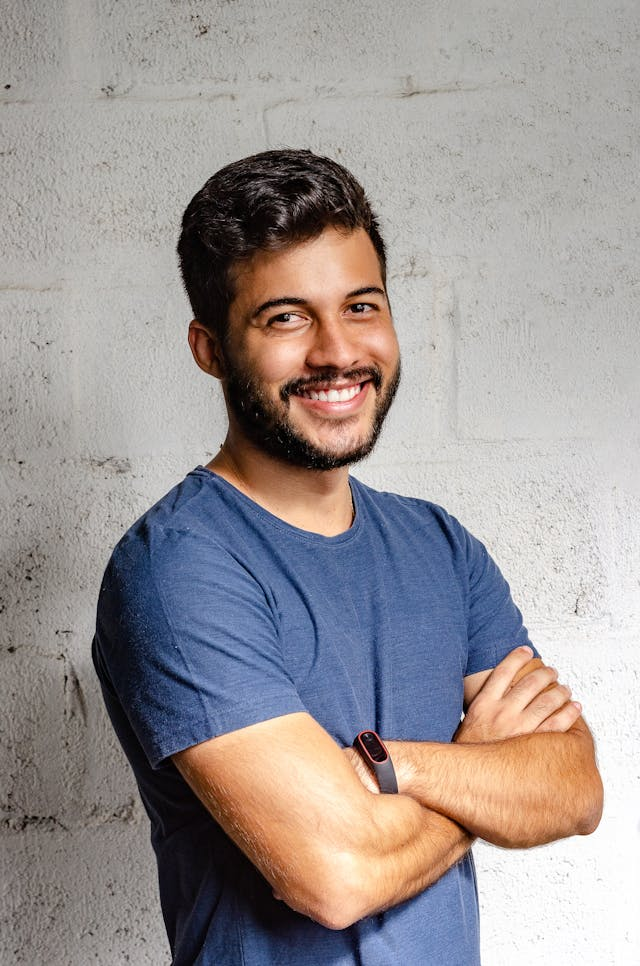
#> input picture image.jpg, 640 x 966 px
$ python -i app.py   (imports and definitions only)
#> lines starting #> are read from the running program, lines starting #| are printed output that depends on the picture
#> further down, picture is the input picture: shape (966, 640, 3); mean B, G, R 149.1, 149.7, 156.8
import cv2
import numpy as np
import streamlit as st
from io import BytesIO

def convert_to_sketch(img):
    gray_img = cv2.cvtColor(img, cv2.COLOR_BGR2GRAY)
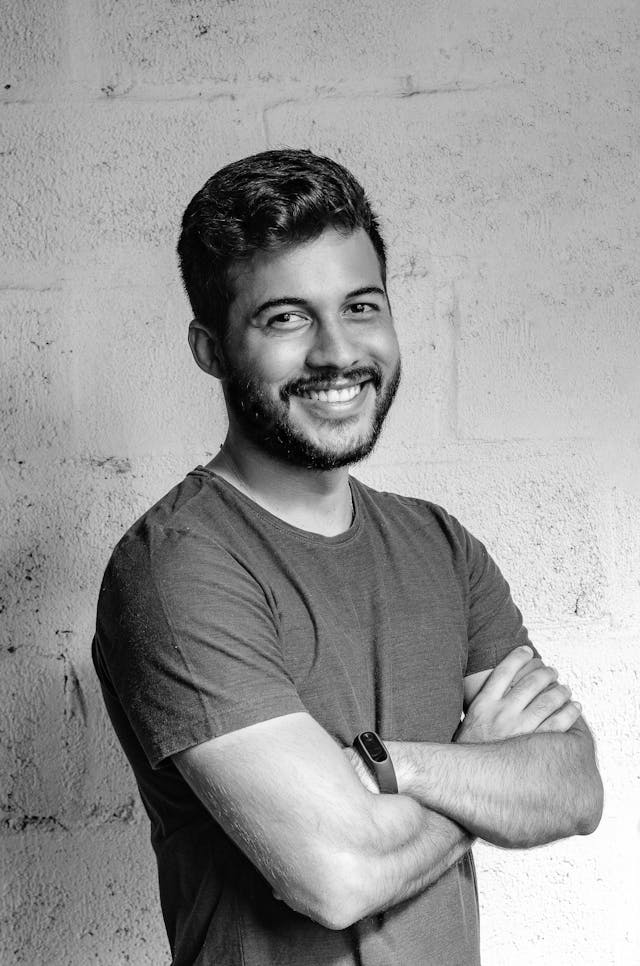
#> gray_img: shape (966, 640); min 0, max 255, mean 151.8
    inverted_img = cv2.bitwise_not(gray_img)
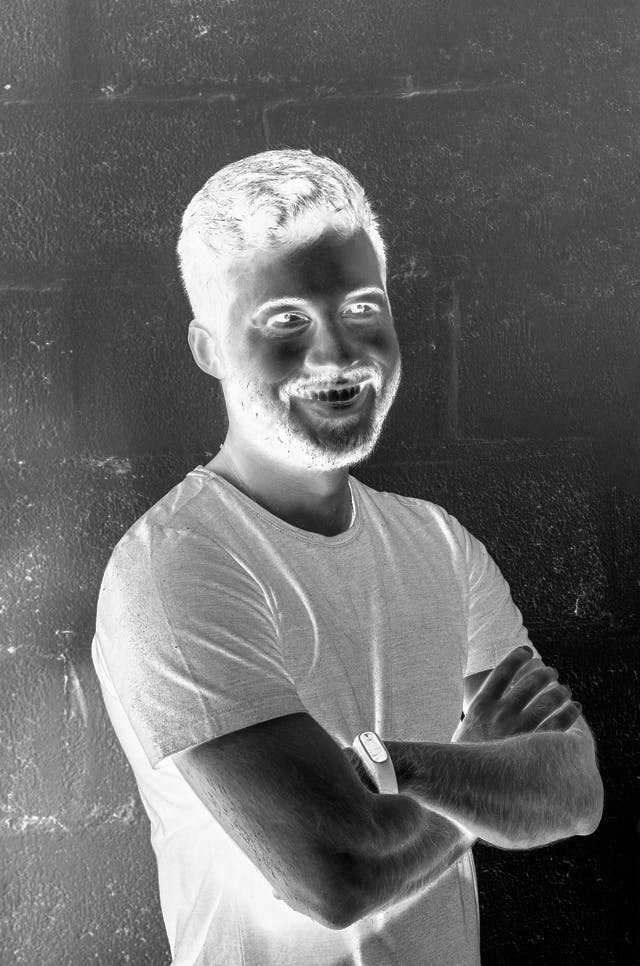
#> inverted_img: shape (966, 640); min 0, max 255, mean 103.2
    blurred_img = cv2.GaussianBlur(inverted_img, (21, 21), sigmaX=0, sigmaY=0)
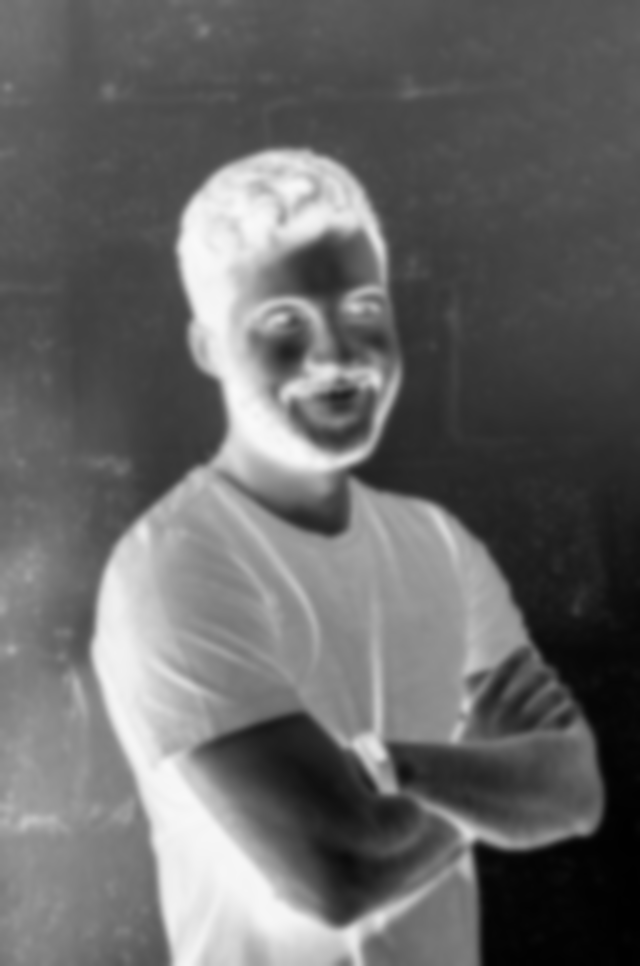
#> blurred_img: shape (966, 640); min 1, max 249, mean 103.2
    inverted_blur_img = cv2.bitwise_not(blurred_img)
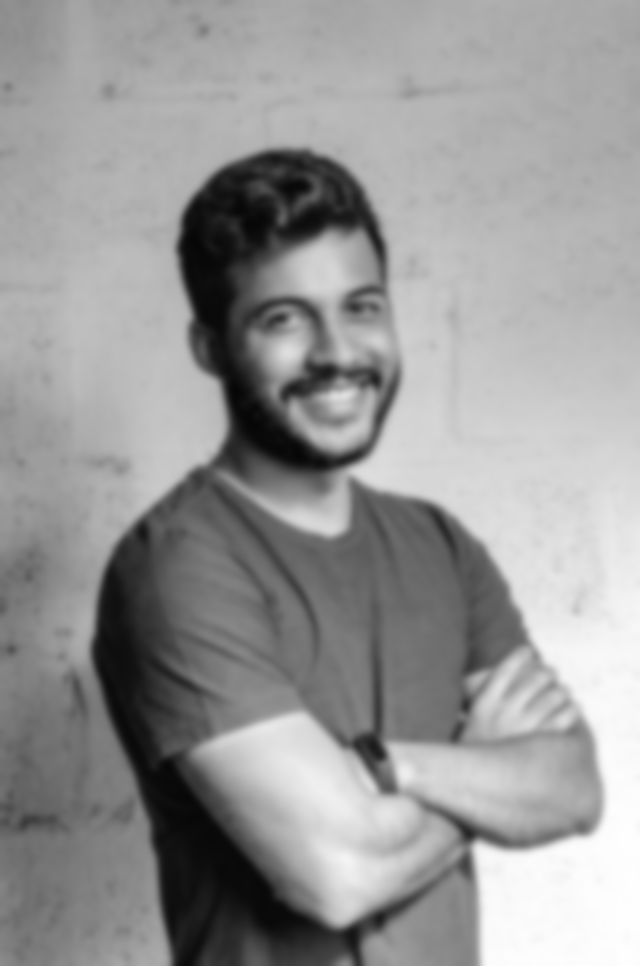
#> inverted_blur_img: shape (966, 640); min 6, max 254, mean 151.8
    sketch_img = cv2.divide(gray_img, inverted_blur_img, scale=256.0)
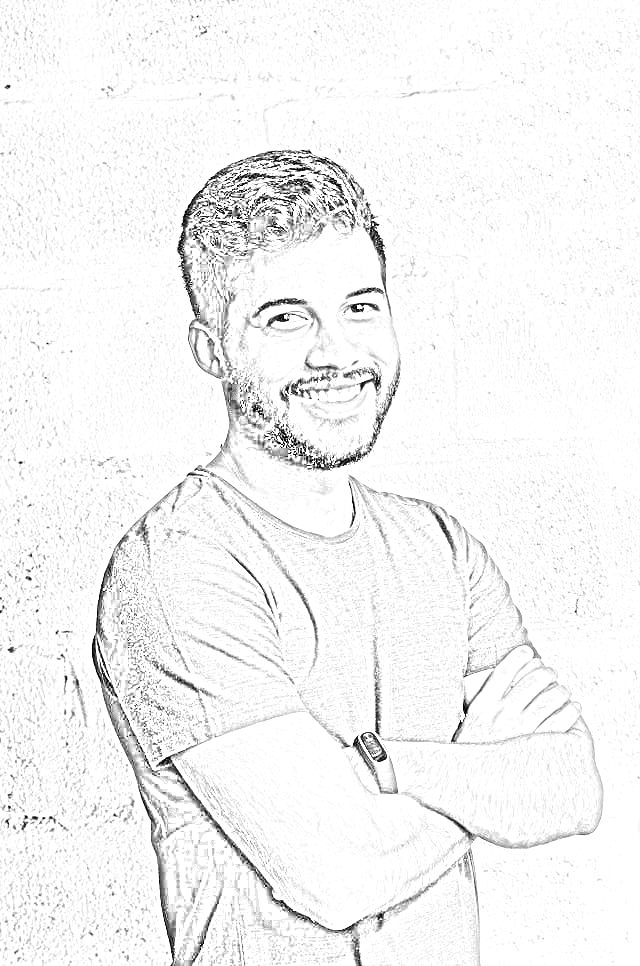
#> sketch_img: shape (966, 640); min 0, max 255, mean 244.1
    return sketch_img

# Streamlit UI
# [24 lines not run here, left out]

>>> import cv2
>>> picture = cv2.imread('image.jpg')
>>> result = convert_to_sketch(picture)
